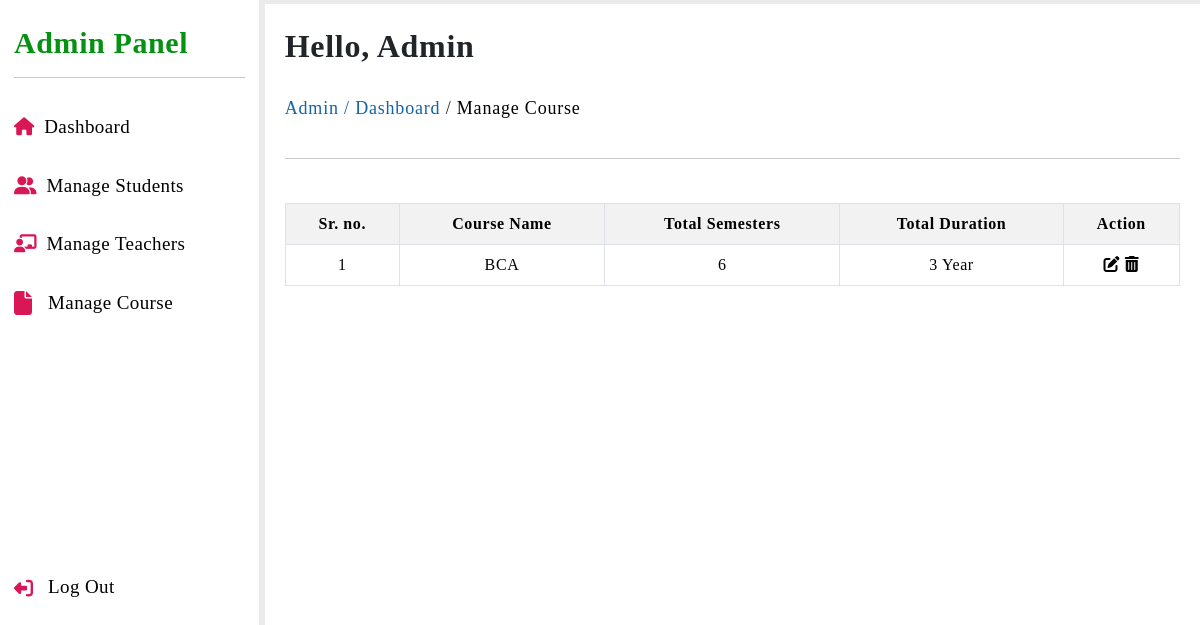
The page /admin/manage-course.php (signed in) on the database its author committed.
### tables this page shows
CREATE TABLE `course_info` (
  `sr_no` int(11) NOT NULL,
  `course_name` varchar(10) NOT NULL,
  `course_id` int(20) NOT NULL,
  `total_semester` int(10) NOT NULL,
  `course_duration` varchar(15) NOT NULL
);

### admin/manage-course.php (the view, shortened to what this page needs)
<?php
    include '../sql/main_connection.php';
?>
<!DOCTYPE html>
<html lang="en">
<head>
    <?php include '../include/links.php'; ?>
    <link rel="stylesheet" href="../styles/admin_dashboard.css">
    <link rel="stylesheet" href="admin-responsive.css">
</head>
<body>
    <?php include '../include/admin-sidebar.php'; ?>
    <section class="dashboard-middle-area">
        <h4 class="admin-name">Hello, Admin</h4>
        <pre class="pagination pb-1"><p style="color:#1264a3;">Admin / </p> <p><a href="dashboard.php" style="color:#1264a3;">Dashboard</a> / </p> <a href="manage-course.php">Manage Course</a></pre> <hr>
        <div class="student-table">
            <table class="table table-bordered text-center table-striped mt-2">
                <tr>
                    <th>Sr. no.</th>
                    <th>Course Name</th>
                    <th>Total Semesters</th>
                    <th>Total Duration</th>
                    <th>Action</th>
                </tr>
                <?php
                    $data = mysqli_query($conn, "SELECT * FROM course_info");
                    $total = mysqli_num_rows($data);
                    if($total != 0)
                    {
                        while($result = mysqli_fetch_assoc($data))
                        {
                            echo
                            "
                                <tr>
                                    <td>".$result['sr_no']."</td>
                                    <td>".$result['course_name']."</td>
                                    <td>".$result['total_semester']."</td>
                                    <td>".$result['course_duration']."</td>
                                    <td>
                                        <a class='action-icons' href='edit-course-details.php?sr=".$result['sr_no']."'><i class='fa-solid fa-pen-to-square'></i></a>
                                        <a class='action-icons' href='delete-course.php?sr=".$result['sr_no']."' onclick='return confirm_delete()'><i class='fa-solid fa-trash-can'></i></a>
                                    </td>
                                </tr>
                            ";
                        }
                    }
                    else
                    {
                        echo "No Record Found";
                    }
                ?>
            </table>
        </div>
    </section>
</body>
</html>

### styles/admin_dashboard.css (style rules this page uses)
* { margin: 0; padding: 0; box-sizing: border-box; font-family: 'Poppins'; }
body { width: 100%; height: 100vh; display: flex; background-color: #ebebeb; }
body a { text-decoration: none; color: #000; }
.dashboard-middle-area { width: calc(100% - 260px); height: auto; background-color: #fff; margin: 4px 0px 0px 6px; padding: 10px 20px; }
.dashboard-middle-area .admin-name { font-size: 32px; font-weight: 600; letter-spacing: .7px; margin-top: 13px; }
.dashboard-middle-area .pagination { font-size: 18px; font-weight: 500; margin-top: 30px; letter-spacing: .8px; transition: .2s; }
.student-table, .course-table, .teacher-table { width: 100%; height: auto; padding: 20px 0px; }
.student-table table { letter-spacing: .6px; }

### rows shown on the page
course_info: sr_no "1", course_name "BCA", total_semester "6", course_duration "3 Year"
